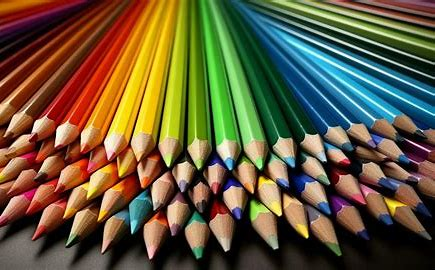
#> input picture image.png, 435 x 270 px
$ python main2.py
#> lines starting #> are read from the running program, lines starting #| are printed output that depends on the picture
import cv2
import numpy as np
import matplotlib.pyplot as plt
image=cv2.imread("image.png")
#> image is the input picture: shape (270, 435, 3); mean B, G, R 59.2, 89.1, 101.5
brighter_image=np.ones(image.shape,dtype="uint8")+50
brighter=cv2.add(image,brighter_image)
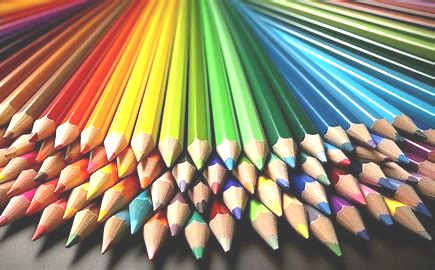
#> brighter: shape (270, 435, 3); mean B, G, R 109.6, 138.5, 148.8
brighter_colored_image=cv2.cvtColor(brighter,cv2.COLOR_BGR2RGB)
plt.imshow(brighter_colored_image)
plt.title('Brighter image')
plt.show()
